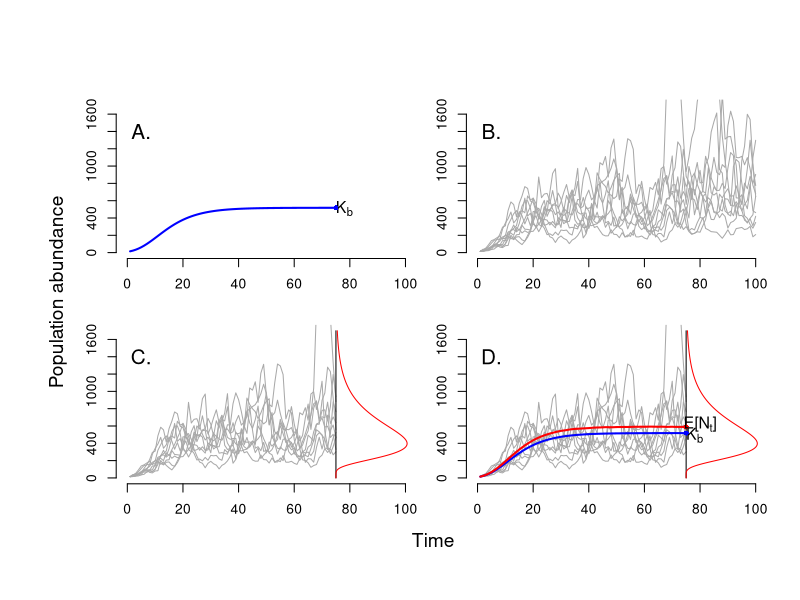
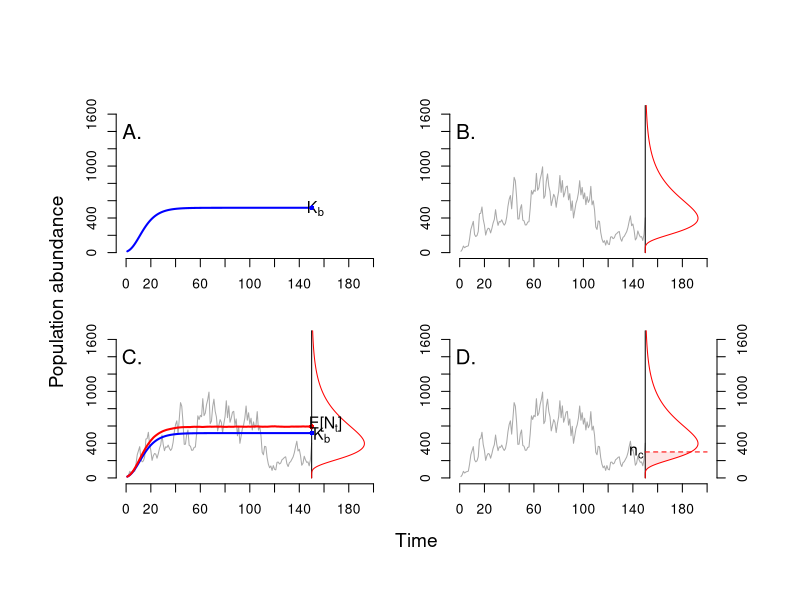
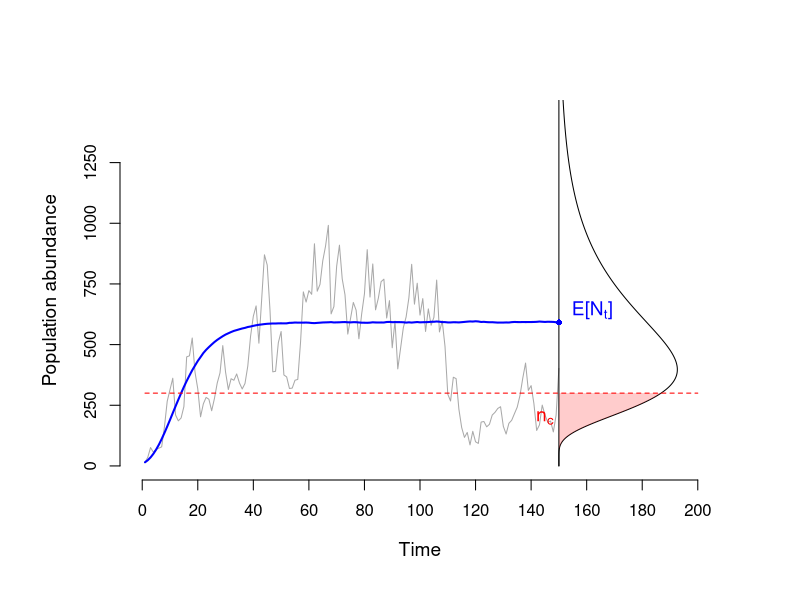

Source code (R) for these figures, in order:
GSM.sim <- function(a,cc,sigsq,no, len,nreps){
  
  b <- cc-1
  pop.mat <- matrix(0,nrow=nreps,ncol=len)
  pop.mat[,1] <- rep(no,nreps)
  
  for(i in 2:len){
    
    for(j in 1:nreps){
      
      if(pop.mat[j,(i-1)]<=0){pop.mat[j,(i-1)] <- 0}else{
        pop.mat[j,i] <- pop.mat[j,(i-1)]*exp(a+b*log(pop.mat[j,(i-1)]) + rnorm(n=1,mean=0,sd=sqrt(sigsq)) ) 
      }
      
    }
    
  }
  
  return(t(pop.mat))
  
}



a <- 0.75
cc <- 0.88
K <- exp(a/(1-cc))
print(K)
sigsq <- 0.06#0.09725
statio.var <- sigsq/(1-cc^2)

no <- 15
len   <- 100
nreps <- 10 

trial <- GSM.sim(a=a, cc=cc, sigsq=sigsq, no=no, len=len,nreps=nreps)
trial.det <- GSM.sim(a=a, cc=cc, sigsq=0, no=15, len=len,nreps=1)
E.trial <- GSM.sim(a=a, cc=cc, sigsq=sigsq, no=no, len=len,nreps=50000)
E.trial.mean <- apply(E.trial,1,mean)

up.sup <- 1700
stop.plot <- 75


# Version 1: including multiple realizations of the process

par(mfrow=c(2,2), oma=c(5,5,4,1), mar=c(2,2,2,1))
# Upper left
plot(1:stop.plot,trial.det[1:stop.plot], type="l", lty=1,  col="blue", lwd=2,
     xlab="", ylab="", cex.lab=0.9, main="", cex.main=0.9,
     bty="l", xlim=c(0,len), cex.lab=1.25, axes=FALSE, ylim=c(0,up.sup))
axis(side=1, at=c(0,seq(20,len,by=20)))
axis(side=2, at=c(0,seq(200,up.sup,by=200)))
text(stop.plot+3,K-8, expression(K[b]), cex=1.15)
points(stop.plot,K,pch=16, col="blue", cex=0.8)
text(5,1400,"A.",cex=1.5)


# Upper right
matplot(1:len,trial, type="l",col=rep("darkgrey",5), lty=rep(1,5), 
xlab="", ylab="", cex.lab=0.9, main="", cex.main=0.9,
bty="l", xlim=c(0,len), cex.lab=1.25, axes=FALSE, ylim=c(0,up.sup))
axis(side=1, at=c(0,seq(20,len,by=20)))
axis(side=2, at=c(0,seq(200,up.sup,by=200)))
text(5,1400,"B.",cex=1.5)


# Lower left
matplot(1:stop.plot,trial[1:stop.plot,], type="l",col=rep("darkgrey",5), lty=rep(1,5), 
        xlab="", ylab="", cex.lab=0.9, main="", cex.main=0.9,
        bty="l", xlim=c(0,len), cex.lab=1.25, axes=FALSE, ylim=c(0,up.sup))
axis(side=1, at=c(0,seq(20,len,by=20)))
axis(side=2, at=c(0,seq(200,up.sup,by=200)))
# Support and density of the side-wise pdf:
supp1 <- seq(0,up.sup,by=5)
dens1 <- 15000*dlnorm(supp1,meanlog=a/(1-cc), sdlog=sqrt(statio.var))
points(c(stop.plot,stop.plot), c(0,up.sup), type="l", lty=1)
points(stop.plot+dens1, supp1, type="l", lwd=1, col="red")
text(5,1400,"C.",cex=1.5)


# Lower right
matplot(1:stop.plot,trial[1:stop.plot,], type="l",col=rep("darkgrey",5), lty=rep(1,5), 
        xlab="", ylab="", cex.lab=0.9, main="", cex.main=0.9,
        bty="l", xlim=c(0,len), cex.lab=1.25, axes=FALSE, ylim=c(0,up.sup))
axis(side=1, at=c(0,seq(20,len,by=20)))
axis(side=2, at=c(0,seq(200,up.sup,by=200)))
# Support and density of the side-wise pdf:
supp1 <- seq(0,up.sup,by=5)
dens1 <- 15000*dlnorm(supp1,meanlog=a/(1-cc), sdlog=sqrt(statio.var))
points(c(stop.plot,stop.plot), c(0,up.sup), type="l", lty=1)
points(stop.plot+dens1, supp1, type="l", lwd=1, col="red")
# Adding the deterministic trajectory
points(1:stop.plot,trial.det[1:stop.plot], type="l", lty=1,  col="blue", lwd=2)
text(stop.plot+3,K-25, expression(K[b]), cex=1.15)
points(stop.plot,K,pch=16, col="blue", cex=0.8)
# Adding the trajectory of the Expected Value
points(1:stop.plot,E.trial.mean[1:stop.plot], type="l", lty=1,  col="red", lwd=2)
points(stop.plot,exp((a/(1-cc)) + statio.var/2 ), pch=16, cex=0.8,col="red")
text(stop.plot+5,25+exp((a/(1-cc)) + statio.var/2 ),expression(paste("E[",N[t],"]", sep="")),cex=1.15 )
text(5,1400,"D.",cex=1.5)


mtext("Time", side=1, outer=TRUE, cex=1.15, line=1)
mtext("Population abundance", side=2, outer=TRUE, cex=1.15, line=1)


# Version 2: including only one realization of the process

no <- 15
len   <- 200
nreps <- 10 

trial <- GSM.sim(a=a, cc=cc, sigsq=sigsq, no=no, len=len,nreps=nreps)
trial.det <- GSM.sim(a=a, cc=cc, sigsq=0, no=no, len=len,nreps=1)
E.trial <- GSM.sim(a=a, cc=cc, sigsq=sigsq, no=no, len=len,nreps=50000)
E.trial.mean <- apply(E.trial,1,mean)

up.sup <- 1700
stop.plot <- floor((3/4)*len)



sim4plot <- 6

par(mfrow=c(2,2), oma=c(5,5,4,3), mar=c(2,2,2,2))
# Upper left
plot(1:stop.plot,trial.det[1:stop.plot], type="l", lty=1,  col="blue", lwd=2,
     xlab="", ylab="", cex.lab=0.9, main="", cex.main=0.9,
     bty="l", xlim=c(0,len), cex.lab=1.25, axes=FALSE, ylim=c(0,up.sup))
axis(side=1, at=c(0,seq(20,len,by=20)))
axis(side=2, at=c(0,seq(200,up.sup,by=200)))
text(stop.plot+3,K-8, expression(K[b]), cex=1.15)
points(stop.plot,K,pch=16, col="blue", cex=0.8)
text(5,1400,"A.",cex=1.5)


# Upper right
matplot(1:stop.plot,trial[1:stop.plot,sim4plot], type="l",col="darkgrey", lty=1, 
        xlab="", ylab="", cex.lab=0.9, main="", cex.main=0.9,
        bty="l", xlim=c(0,len), cex.lab=1.25, axes=FALSE, ylim=c(0,up.sup))
axis(side=1, at=c(0,seq(20,len,by=20)))
axis(side=2, at=c(0,seq(200,up.sup,by=200)))
# Support and density of the side-wise pdf:
supp1 <- seq(0,up.sup,by=5)
dens1 <- 25000*dlnorm(supp1,meanlog=a/(1-cc), sdlog=sqrt(statio.var))
points(c(stop.plot,stop.plot), c(0,up.sup), type="l", lty=1)
points(stop.plot+dens1, supp1, type="l", lwd=1, col="red")
text(5,1400,"B.",cex=1.5)


# Lower left
matplot(1:stop.plot,trial[1:stop.plot,sim4plot], type="l",col="darkgrey", lty=1, 
        xlab="", ylab="", cex.lab=0.9, main="", cex.main=0.9,
        bty="l", xlim=c(0,len), cex.lab=1.25, axes=FALSE, ylim=c(0,up.sup))
axis(side=1, at=c(0,seq(20,len,by=20)))
axis(side=2, at=c(0,seq(200,up.sup,by=200)))
# Support and density of the side-wise pdf:
supp1 <- seq(0,up.sup,by=5)
dens1 <- 25000*dlnorm(supp1,meanlog=a/(1-cc), sdlog=sqrt(statio.var))
points(c(stop.plot,stop.plot), c(0,up.sup), type="l", lty=1)
points(stop.plot+dens1, supp1, type="l", lwd=1, col="red")
# Adding the deterministic trajectory
points(1:stop.plot,trial.det[1:stop.plot], type="l", lty=1,  col="blue", lwd=2)
text(stop.plot+8,K-25, expression(K[b]), cex=1.15)
points(stop.plot,K,pch=16, col="blue", cex=0.8)
# Adding the trajectory of the Expected Value
points(1:stop.plot,E.trial.mean[1:stop.plot], type="l", lty=1,  col="red", lwd=2)
points(stop.plot,exp((a/(1-cc)) + statio.var/2 ), pch=16, cex=0.8,col="red")
text(stop.plot+11,25+exp((a/(1-cc)) + statio.var/2 ),expression(paste("E[",N[t],"]", sep="")),cex=1.15 )
text(5,1400,"C.",cex=1.5)



# Lower right
matplot(1:stop.plot,trial[1:stop.plot,sim4plot], type="l",col="darkgrey", lty=1, 
        xlab="", ylab="", cex.lab=0.9, main="", cex.main=0.9,
        bty="l", xlim=c(0,len), cex.lab=1.25, axes=FALSE, ylim=c(0,up.sup))
axis(side=1, at=c(0,seq(20,len,by=20)))
axis(side=2, at=c(0,seq(200,up.sup,by=200)))
# Support and density of the side-wise pdf:
supp1 <- seq(0,up.sup,by=5)
dens1 <- 25000*dlnorm(supp1,meanlog=a/(1-cc), sdlog=sqrt(statio.var))
points(c(stop.plot,stop.plot), c(0,up.sup), type="l", lty=1)
points(stop.plot+dens1, supp1, type="l", lwd=1, col="red")
text(5,1400,"D.",cex=1.5)

# Adding the third axis and polygon with p(extinction)
nc <- 300
axis(side=4, at=c(0,seq(200,up.sup,by=200)))
points(c(stop.plot,len),c(nc,nc), type="l", lty=2, lwd=1,col="red")
# Find index of intersection of pdf and cuttoff point nc:
int.ind <- which.min(((supp1)-nc)^2)
#dens1.intersect <- round((stop.plot+dens1)[int.ind],digits=2)
xs4polygon <- stop.plot+dens1[1:int.ind]   
ys.low4polygon <- supp1[1:int.ind]
ys.hi4polygon <- rep(nc,int.ind)
polygon(x=c(xs4polygon,rev(xs4polygon)), y=c(ys.low4polygon,ys.hi4polygon),
        col=scales::alpha("red",0.1), border=NA)
text(stop.plot-7,nc, expression(n[c]),cex=1.15)


mtext("Time", side=1, outer=TRUE, cex=1.15, line=1)
mtext("Population abundance", side=2, outer=TRUE, cex=1.15, line=1)



save.image("StatioPlot2.0.RData")

# Adjusting from comments in the report ####
par(mfrow=c(1,1), oma=c(4,4,3,2), mar=c(2,2,2,2))

# Left
matplot(1:stop.plot,trial[1:stop.plot, sim4plot], type="l",
        col="darkgrey", lty=1, 
        xlab="", ylab="", cex.lab=0.9, main="", cex.main=0.9,
        bty="l", xlim=c(0,len), cex.lab=1.25, axes=FALSE, ylim=c(0,up.sup-250))

# adding three axis
axis(side=1, at=c(0,seq(20,len,by=20)))
axis(side=2, at=c(0,seq(250,up.sup - 250,by=250)))
#axis(side=4, at=c(0,seq(250,up.sup + 250,by=250)))

# Support and density of the side-wise pdf:
supp1 <- seq(0,up.sup,by=5)
dens1 <- 25000*dlnorm(supp1,meanlog=a/(1-cc), sdlog=sqrt(statio.var))
points(c(stop.plot,stop.plot), c(0,up.sup), type="l", lty=1)
points(stop.plot+dens1, supp1, type="l", lwd=1, col="black")
# Adding the deterministic trajectory
#points(1:stop.plot,trial.det[1:stop.plot], type="l", lty=1,  col="black", lwd=2)
#text(stop.plot+10,K-50, expression(K[b]), cex=1.15, col = "black")
#points(stop.plot,K,pch=16, col="black", cex=0.8)
# Adding the trajectory of the Expected Value
points(1:stop.plot,E.trial.mean[1:stop.plot], type="l", lty=1,  col="blue", lwd=2)
points(stop.plot,exp((a/(1-cc)) + statio.var/2 ), pch=16, cex=0.8,col="blue")
text(stop.plot+12,50+exp((a/(1-cc)) + statio.var/2),
     expression(paste("E[",N[t],"]", sep="")), cex=1.15, col = "blue")

# Adding polygon with p(extinction)
nc <- 300
points(c(1,len),c(nc,nc), type="l", lty=2, lwd=1,col="red")
# Find index of intersection of pdf and cuttoff point nc:
int.ind <- which.min(((supp1)-nc)^2)
#dens1.intersect <- round((stop.plot+dens1)[int.ind],digits=2)
xs4polygon <- stop.plot+dens1[1:int.ind]   
ys.low4polygon <- supp1[1:int.ind]
ys.hi4polygon <- rep(nc,int.ind)
polygon(x=c(xs4polygon,rev(xs4polygon)), y=c(ys.low4polygon,ys.hi4polygon),
        col=scales::alpha("red",0.2), border = NA)
text(stop.plot-5, nc-100, expression(n[c]),cex=1.15, col = "red")

mtext("Time", side=1, outer=TRUE, cex=1.15, line=1)
mtext("Population abundance", side=2, outer=TRUE, cex=1.15, line=1)
